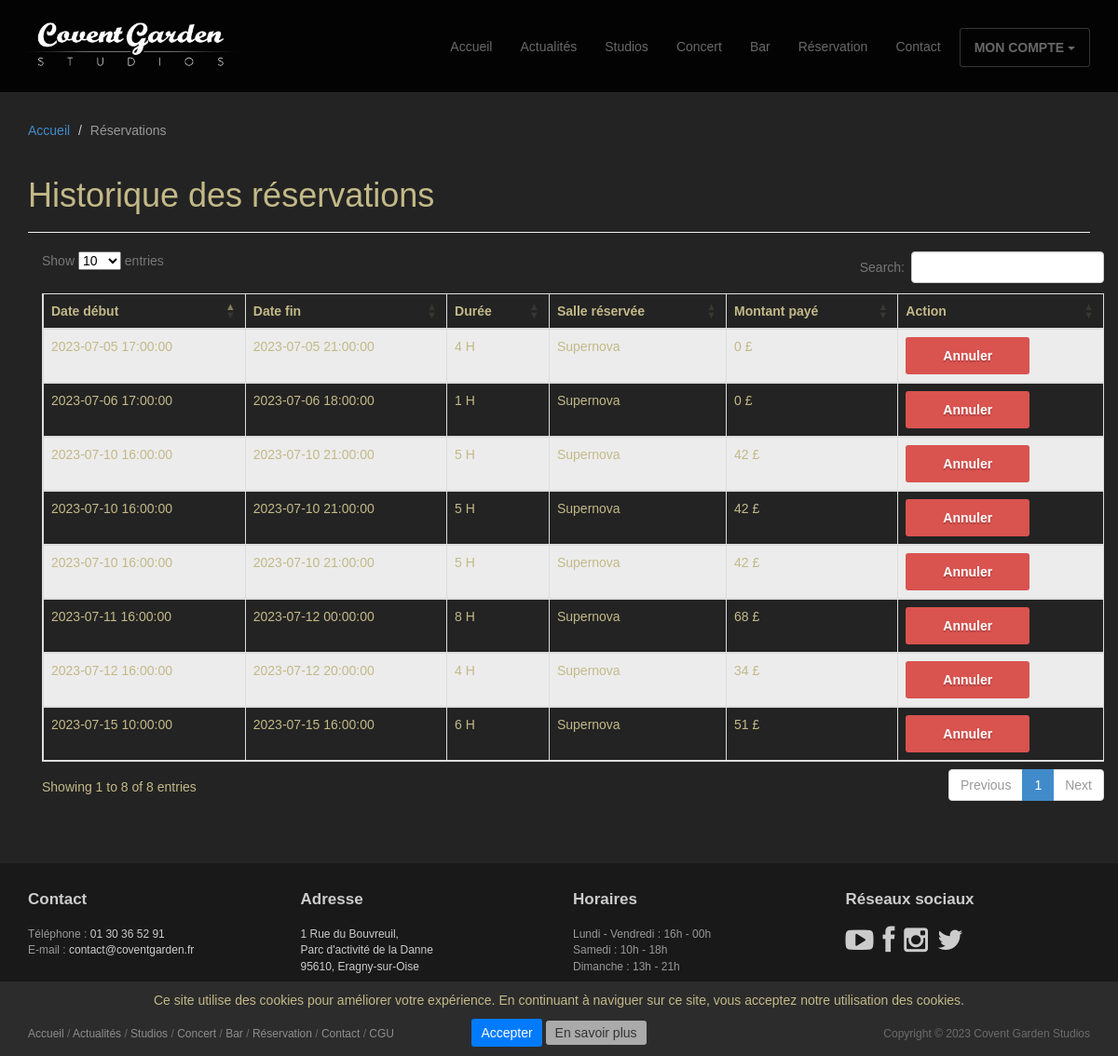
The page /compte/mes_reservations/ (signed in) on the database as committed earlier.
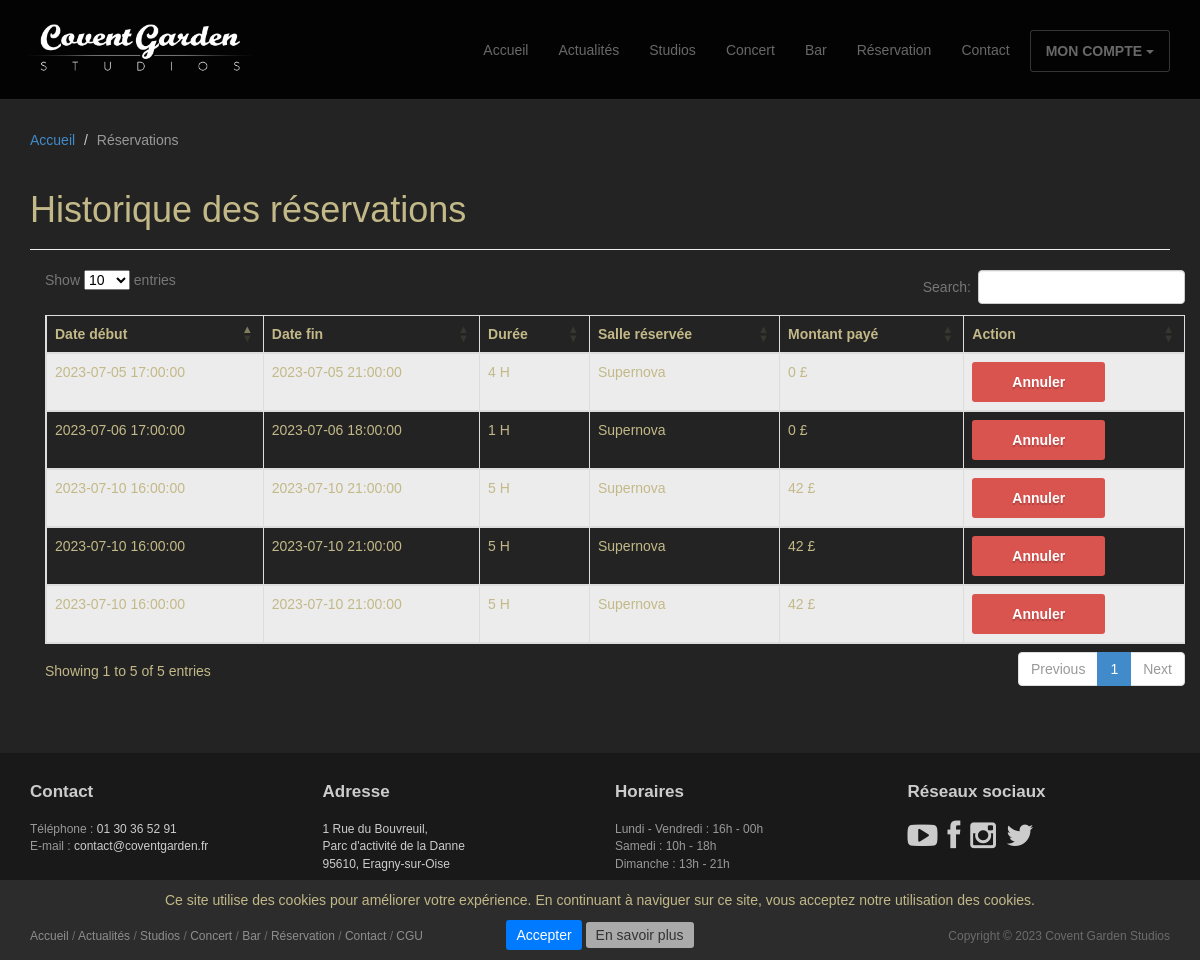
The same page on the database as committed later.
### studios/models.py (models this page shows, shortened)
class Reservation(models.Model):
    class Status(models.TextChoices):
        RESERVED = 'Reserver'
        INPROGRESS = 'En cours'
    description = models.fields.CharField(max_length=1000)
    duration = models.fields.IntegerField(validators=[MinValueValidator(0)])
    date_start = models.DateTimeField(null=False)
    date_end = models.DateTimeField(null=False)
    price = models.fields.IntegerField(validators=[MinValueValidator(1)])
    status = models.fields.CharField(choices=Status.choices, max_length=20)
    salle = models.ForeignKey(Salle, on_delete=models.CASCADE, null=True)
    user = models.ForeignKey(CustomUser, on_delete=models.CASCADE, null=True)
    is_active = models.BooleanField(default=True)

class Salle(models.Model):
    name = models.fields.CharField(max_length=100)
    description = models.fields.CharField(max_length=1000)

### studios/views.py (the view)
# urls.py: path('compte/mes_reservations/', views.BookingsDetailView.as_view(), name='bookings_detail'),
class BookingsDetailView(LoginRequiredMixin, View):
    redirect_field_name = ''
    template_name = "bookings/bookings_detail.html"
    context = {
        "title": "Historique des réservations",
        "breadcrumb": [
            {"view": "home", "name": "Accueil"},
            {"view": None, "name": "Réservations"}]
    }
    def get(self, request):
        self.context["my_groups"] = request.user.my_groups.all()
        reservations = Reservation.objects.filter(user_id=request.user.id)
        self.context["reservations"] = reservations
        return render(request, self.template_name, self.context)

### studios/templates/bookings/bookings_detail.html (shortened to what this page needs)
{% extends 'base/base.html' %}
{% load static %}
{% block header %}
<header id="head" class="secondary"></header>
{% endblock %}
{% block page_header %}
<header class="page-header">
	<h1 class="page-title">{{title}}</h1>
</header>
{% endblock %}
{% block content %}
<div class="container">
	<table id="myTable" class="table table-striped table-bordered dt-responsive nowrap" style="width:100%">
		<thead>
			<tr>
				<th>Date début</th>
				<th>Date fin</th>
				<th>Durée</th>
				<th>Salle réservée</th>
				<th>Montant payé</th>
				<th>Action</th>
			</tr>
		</thead>
		<tbody>
			{% for reservation in reservations %}
				<tr>
					<td>{{ reservation.date_start|date:"Y-m-d H:i:s" }}</td>
					<td>{{ reservation.date_end|date:"Y-m-d H:i:s" }}</td>
					<td>{{ reservation.duration }} H</td>
					<td>{{ reservation.salle.name }}</td>
					<td>{{ reservation.price }} £</td>
					<td>
						<a href="{% url 'set_reservation' reservation.id %}" class="{% if reservation.is_active %}btn btn-danger{% else %}btn btn-success{% endif %}">
							{% if reservation.is_active %} Annuler {% else %} Activer {% endif %}
						</a>
					</td>
				</tr>
			{% endfor %}
		</tbody>
	</table>
</div>
{% endblock %}
{% block style %}
<link rel="stylesheet" type="text/css" href="https://cdn.datatables.net/1.10.25/css/dataTables.bootstrap5.min.css">
<link rel="stylesheet" type="text/css" href="https://cdn.datatables.net/responsive/2.2.9/css/responsive.bootstrap5.min.css">
<link rel="stylesheet" type="text/css" href="https://cdn.datatables.net/1.10.25/css/dataTables.bootstrap5.min.css">
<link rel="stylesheet" type="text/css" href="https://cdn.datatables.net/buttons/1.7.1/css/buttons.bootstrap5.min.css">
{% endblock %}

### studios/templates/base/base.html (shortened to what this page needs)
{% load static %}
<!DOCTYPE html>
<html lang="en">
<head>
    <link rel="stylesheet" href="{% static 'studios/css/familyOpenSans.css' %}" media="screen"/>
    <link rel="stylesheet" href="{% static 'studios/css/bootstrap.min.css' %}"/>
    <link rel="stylesheet" href="{% static 'studios/css/font-awesome.min.css' %}"/>
	<link rel="stylesheet" href="{% static 'studios/css/bootstrap-theme.css' %}" media="screen"/>
	<link rel="stylesheet" href="{% static 'studios/css/main.css' %}"/>
	{% block style %}{% endblock %}
</head>
<body class="home">
	<div class="navbar navbar-inverse navbar-fixed-top headroom" >
		<div class="container">
			<div class="navbar-header">
				<a class="navbar-brand" href="{% url 'home' %}"><img id="navbar-logo" src="{% static 'studios/images/logo.png' %}"></a>
			</div>
			<div class="navbar-collapse collapse">
				<ul class="nav navbar-nav pull-right">
					<li><a href="{% url 'home' %}">Accueil</a></li>
					<li><a href="{% url 'news' %}">Actualités</a></li>
					<li><a href="{% url 'studios' %}">Studios</a></li>
					<li><a href="{% url 'concert' %}">Concert</a></li>
					<li><a href="{% url 'bar' %}">Bar</a></li>
					<li><a href="{% url 'booking' %}">Réservation</a></li>
					<li><a href="{% url 'contact' %}">Contact</a></li>
					{% if user.is_authenticated %}
						<li class="dropdown">
							<a class="btn" href="#" class="dropdown-toggle" data-toggle="dropdown">MON COMPTE <b class="caret"></b></a>
						</li>
					{% else %}
						<li><a class="btn" href="{% url 'account_sign_in_form' %}">CONNEXION / INSCRIPTION</a></li>
					{% endif %}
				</ul>
			</div>
		</div>
	</div>
	{% block header %}{% endblock %}
	<div class="container">
		{% include 'base/base_breadcrumb.html' %}
		<div class="row">
			<article class="col-xs-20 maincontent">
				<div class="container">
					{% block page_header %}{% endblock %}
					{% block content %}{% endblock %}
				</div>
			</article>
		</div>
	</div>
	<footer id="footer" class="top-space">
		<div id="cookieConsentBanner" class="hidden">
			<div id="cookieConsentContent text-center">
			  <p>Ce site utilise des cookies pour améliorer votre expérience. En continuant à naviguer sur ce site, vous acceptez notre utilisation des cookies.</p>
			</div>
			<div id="cookieConsentButtons">
			  <button id="acceptCookiesButton">Accepter</button>
			  <a href="{% url 'eula' %}" id="learnMoreButton">En savoir plus</a>
			</div>
		</div>
		<div class="footer1">
			<div class="container">
				<div class="row">
					<div class="col-md-3 widget">
						<h3 class="widget-title">Contact</h3>
						<div class="widget-body">
							<p>
								Téléphone : <a href="tel:0130365291">01 30 36 52 91</a><br>
								E-mail : <a href="mailto:contact@coventgarden.fr">contact@coventgarden.fr</a>
							</p>
						</div>
					</div>
					<div class="col-md-3 widget">
						<h3 class="widget-title">Adresse</h3>
						<div class="widget-body">
							<p>
 								<a href="https://goo.gl/maps/xwy7vnXwuFTFXfJA8" target="_blank">
 									1 Rue du Bouvreuil,<br>
 									Parc d'activité de la Danne<br>
 									95610, Eragny-sur-Oise
 								</a>
							</p>
						</div>
					</div>
					<div class="col-md-3 widget">
						<h3 class="widget-title">Horaires</h3>
						<div class="widget-body">
							<p>
								Lundi - Vendredi : 16h - 00h<br>
								Samedi : 10h - 18h<br>
								Dimanche : 13h - 21h<br>
							</p>
						</div>
					</div>
					<div class="col-md-3 widget">
						<h3 class="widget-title">Réseaux sociaux</h3>
						<div class="widget-body">
							<p class="follow-me-icons">
								<a target="_blank" href="https://www.youtube.com/user/CoventGardenStudio"><i class="fa fa-youtube-play fa-2"></i></a>
								<a target="_blank" href="https://www.facebook.com/CGS95"><i class="fa fa-facebook fa-2"></i></a>
								<a target="_blank" href="https://www.instagram.com/coventgardenstudios/"><i class="fa fa-instagram fa-2"></i></a>
								<a target="_blank" href=""><i class="fa fa-twitter fa-2"></i></a>
							</p>
						</div>
					</div>
				</div>
			</div>
		</div>
		<div class="footer2">
			<div class="container">
				<div class="row">
					<div class="col-md-6 widget">
						<div class="widget-body">
							<p class="simplenav">
								<a href="{% url 'home' %}">Accueil</a> /
								<a href="{% url 'news' %}">Actualités</a> /
								<a href="{% url 'studios' %}">Studios</a> /
								<a href="{% url 'concert' %}">Concert</a> /
								<a href="{% url 'bar' %}">Bar</a> /
								<a href="{% url 'booking' %}">Réservation</a> /
								<a href="{% url 'contact' %}">Contact</a> /
								<a href="{% url 'eula' %}">CGU</a>
							</p>
						</div>
					</div>
					<div class="col-md-6 widget">
						<div class="widget-body">
							<p class="text-right">
								Copyright &copy; 2023 Covent Garden Studios</a>
							</p>
						</div>
					</div>
				</div>
			</div>
		</div>
	</footer>
</body>
</html>

### studios/templates/base/base_breadcrumb.html
{% if breadcrumb %}
	<ol class="breadcrumb">
		{% for trail in breadcrumb %}
			{% if not forloop.last %}
				{% if trail.view is not null %}
					<li><a href="{% url trail.view %}">{{trail.name}}</a></li>
				{% else %}
					<li>{{trail.name}}</li>
				{% endif %}
			{% else %}
				<li class="active">{{trail.name}}</li>
			{% endif %}
		{%endfor%}
	</ol>
{% endif %}

### studios/static/studios/css/main.css (style rules this page uses)
#head { background:#181015 url( ../images/bg_header.jpg) no-repeat; background-size: cover; min-height:1020px; text-align: center;padding-top: 275px; color:white; font-family:"Open sans", Helvetica, Arial; font-weight:30; }
#head.secondary { height:100px; min-height: 100px; padding-top:0px; }
.headroom { -webkit-transition: all 0.4s ease-out; -moz-transition: all 0.4s ease-out; -o-transition: all 0.4s ease-out; transition: all 0.4s ease-out; }
h1, h2, h3, h4, h5, h6 { font-family:"Open sans", Helvetica, Arial; }
h1, .h1, h2, .h2, h3, .h3 { margin-top:30px; }
.page-title { margin-top:20px; font-weight:300; }
.breadcrumb { background:none; padding:0; margin:30px 0 0px 0; }
.top-space { margin-top: 60px; }
img { max-width:100%; }
.footer1 { background: #191919; padding: 30px 0 0 0; font-size: 12px; color: #999; }
.footer1 a { color: #ccc; }
.footer1 .widget { margin-bottom:30px; }
.footer1 .widget-title { font-size: 17px; font-weight: bold; color: #ccc; margin: 0 0 20px; }
.follow-me-icons { font-size:30px; }
.follow-me-icons i { float:left; margin:0 10px 0 0; }
.footer2 { background: #191919; padding: 15px 0; color: #777; font-size: 12px; }
.footer2 a { color: #aaa; }
.footer2 p { margin: 0; }
body { background-color: #232323; color: #c3b988; font-family: 'Ubuntu', sans-serif; }
#cookieConsentBanner { position: fixed; bottom: 0; left: 0; width: 100%; background-color:#5555; padding: 10px; text-align: center; z-index: 9999; }
#acceptCookiesButton { background-color: #007bff; color: #fff; border: none; padding: 5px 10px; border-radius: 3px; cursor: pointer; }
#learnMoreButton { background-color:#aaa; color: #333; border: none; padding: 5px 10px; border-radius: 3px; text-decoration: none; cursor: pointer; }

Rows that differ between the two databases and show on the page:
removed Reservation: date_start "2023-07-12 16:00:00", date_end "2023-07-12 20:00:00", duration "4", salle.name "Supernova", price "34", is_active "Annuler"
removed Reservation: date_start "2023-07-11 16:00:00", date_end "2023-07-12 00:00:00", duration "8", salle.name "Supernova", price "68", is_active "Annuler"
removed Reservation: date_start "2023-07-15 10:00:00", date_end "2023-07-15 16:00:00", duration "6", salle.name "Supernova", price "51", is_active "Annuler"
Other text that changed with them:
text written by a page script: "Show entries Search: Showing 1 to 8 of 8 entries Previous 1 Next" → "Show entries Search: Showing 1 to 5 of 5 entries Previous 1 Next"
